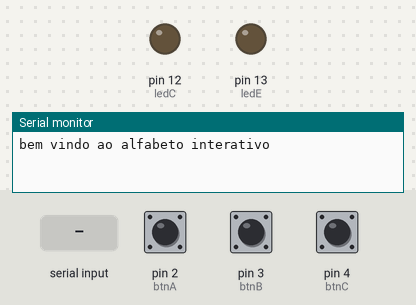
A sketch run on a simulated Arduino Uno, built with avr-gcc and run on an emulated ATmega328P. On the bench: output pins drawn as LEDs (lit = HIGH), the last lines printed to the serial monitor. Inputs (shaded band) come from the test bench; at power-on: pin 2 (btnA) HIGH, pin 3 (btnB) HIGH, pin 4 (btnC) HIGH.

Above: at 1.2 s.
1.3 s: "A" received over Serial
At 2.0 s:
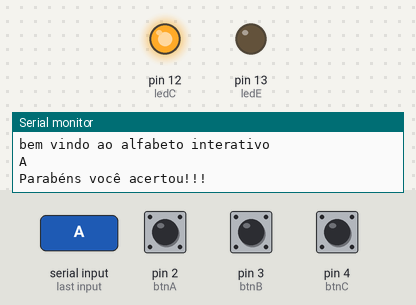
2.8 s: "B" received over Serial
5.8 s: "C" received over Serial
Timing chart, 0 to 11.8 s (numbered marks = the images above; inputs shaded):
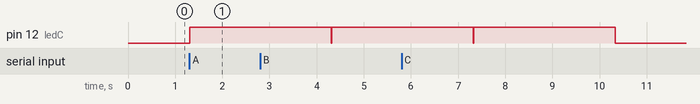

The sketch:

PROJETO_LESLEY_ABC_ARDUINO.ino
```cpp
//ALFABTETO INTERATIVO SENAI **LESLEY**
String voz;
int btnA = 2;
int btnB = 3;
int btnC = 4;
int btnD = 5;
int btnE = 6;
int btnF = 7;
int ledC = 12;
int ledE = 13;

void setup() {
  Serial.begin(9600);
  pinMode(ledC, OUTPUT);
  pinMode(ledE, OUTPUT);
  pinMode(btnA, INPUT_PULLUP);
  pinMode(btnB, INPUT_PULLUP);
  pinMode(btnC, INPUT_PULLUP);
  pinMode(btnD, INPUT_PULLUP);
  pinMode(btnE, INPUT_PULLUP);
  pinMode(btnF, INPUT_PULLUP);
  Serial.println("bem vindo ao alfabeto interativo");
}

void loop() {
  while (Serial.available()){
  delay(10);
  char c = Serial.read();
  if (c == '#') {break;}
  voz += c;
  }
  if (voz.length() > 0) {
    Serial.println(voz);

//CONFIRMAÇÃO LETRA A
     if(digitalRead(btnA)== HIGH && voz == "A" or digitalRead(btnB)== HIGH && voz == "B"
     or digitalRead(btnC)== HIGH and voz == "C" or digitalRead(btnD)== HIGH and voz == "D"
     or digitalRead(btnE)== HIGH and voz == "E" or digitalRead(btnF)== HIGH and voz == "F"){
         digitalWrite(ledC,HIGH);
         Serial.println("Parabéns você acertou!!!");
         delay(3000);
         digitalWrite(ledC,LOW);

       }
         //if(digitalRead(btnA)== HIGH & voz != "A"){
         else {digitalWrite(ledE,HIGH);
         Serial.println("tente outra vez");
         delay(3000);
         digitalWrite(ledE,LOW);
       }

//CONFIRMAÇÃO LETRA B
       /*if(digitalRead(btnB)== HIGH and voz == "B" ){
         digitalWrite(ledC,HIGH);
         Serial.println("Parabéns você acertou!!!");
         delay(3000);
         digitalWrite(ledC,LOW);
       }
         //if(digitalRead(btnB)== HIGH & voz != "A"){
         else{digitalWrite(ledE,HIGH);
         Serial.println("tente outra vez");
         delay(300);
         digitalWrite(ledE,LOW);
       }

//CONFIRMAÇÃO LETRA C
       if(digitalRead(btnC)== HIGH and voz == "C" ){
         digitalWrite(ledC,HIGH);
         Serial.println("Parabéns você acertou!!!");
         delay(3000);
         digitalWrite(ledC,LOW);
       }
         //if(digitalRead(btnC)== HIGH and voz != "C"){
         else{digitalWrite(ledE,HIGH);
         Serial.println("tente outra vez");
         delay(300);
         digitalWrite(ledE,LOW);
       }

//CONFIRMAÇÃO LETRA D
       if(digitalRead(btnD)== HIGH and voz == "D" ){
         digitalWrite(ledC,HIGH);
         Serial.println("Parabéns você acertou!!!");
         delay(3000);
         digitalWrite(ledC,LOW);
       }
         //if(digitalRead(btnD)== HIGH and voz != "D"){
         else{digitalWrite(ledE,HIGH);
         Serial.println("tente outra vez");
         delay(300);
         digitalWrite(ledE,LOW);
       }

//CONFIRMAÇÃO LETRA E
       if(digitalRead(btnE)== HIGH and voz == "E" ){
         digitalWrite(ledC,HIGH);
         Serial.println("Parabéns você acertou!!!");
         delay(3000);
         digitalWrite(ledE,LOW);
       }
         //if(digitalRead(btnE)== HIGH and voz != "E"){
         else{digitalWrite(ledE,HIGH);
         //Serial.println("tente outra vez");
         delay(300);
         digitalWrite(ledE,LOW);
       }

//CONFIRMAÇÃO LETRA F
       if(digitalRead(btnF)== HIGH and voz == "F" ){
         digitalWrite(ledC,HIGH);
         Serial.println("Parabéns você acertou!!!");
         delay(3000);
         digitalWrite(ledC,LOW);
       }
         //if(digitalRead(btnF)== HIGH and voz != "F"){
         else{digitalWrite(ledE,HIGH);
         Serial.println("tente outra vez");
         delay(300);
         digitalWrite(ledE,LOW);
       }

     */
voz="";


}
}
```

Measured:
- after the input at 1.3 s, pin 12 (ledC): LOW → HIGH at once
